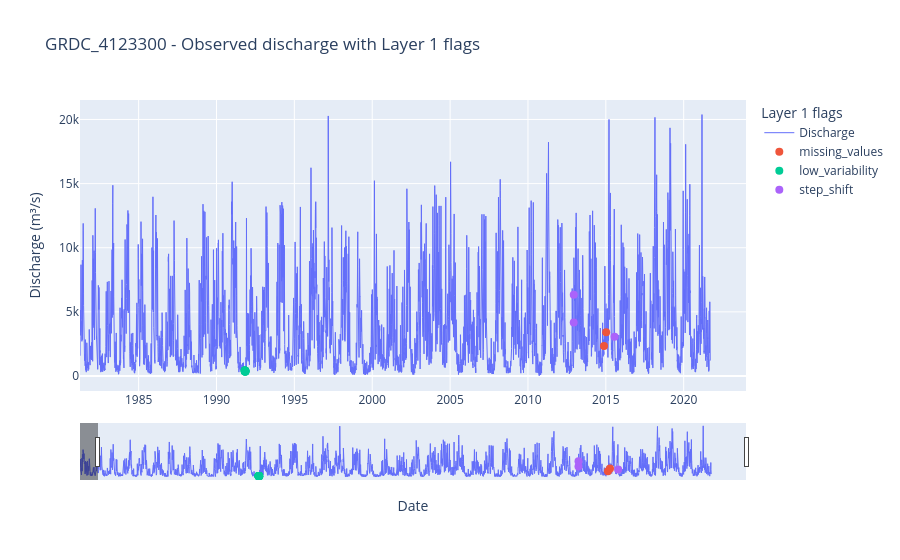
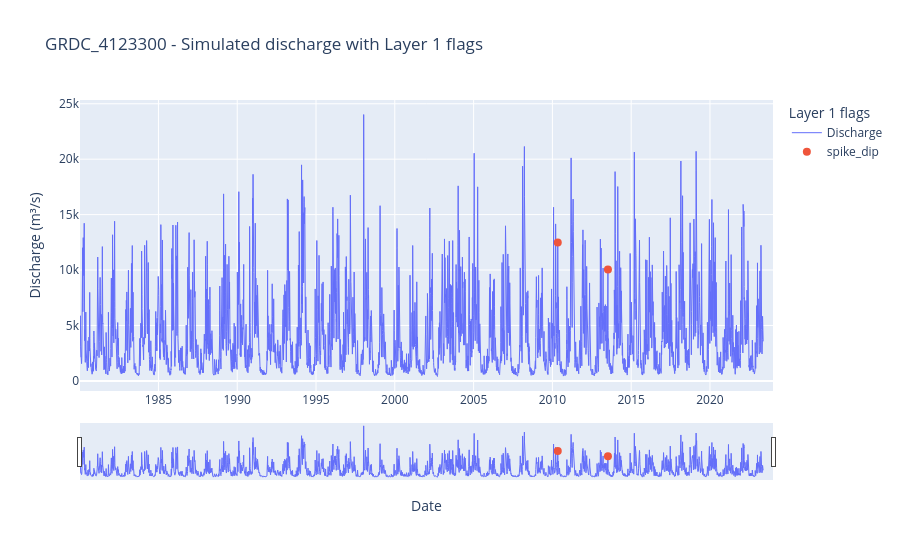
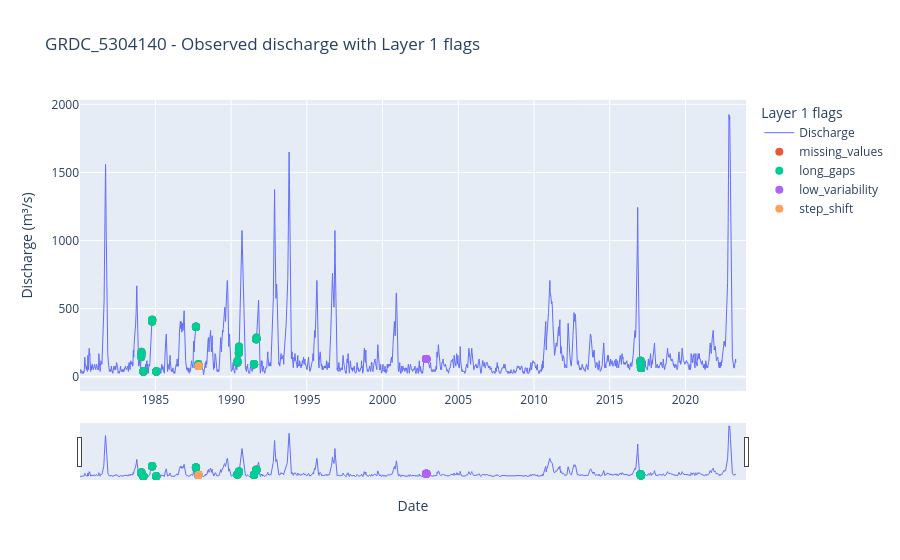
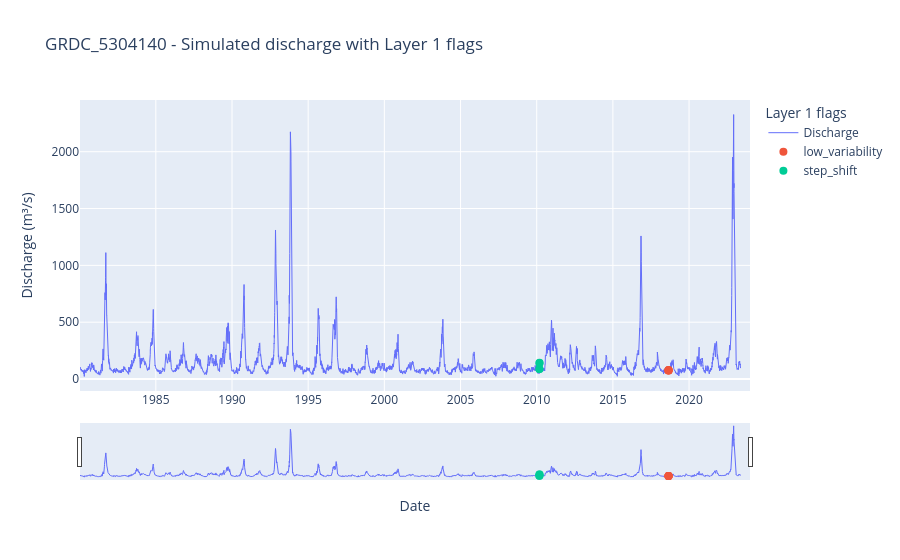

Notebook code cell kept with these figures, in order:
### Code cell
for basin_id, df in basin_data.items():
    obs_results = results_df[
        (results_df["basin_id"] == basin_id)
        & (results_df["series"] == "obs")
    ]

    sim_results = results_df[
        (results_df["basin_id"] == basin_id)
        & (results_df["series"] == "sim")
    ]

    plot_layer1_flags(
        df["Observed_m3s"],
        obs_results,
        title=f"{basin_id} - Observed discharge with Layer 1 flags",
    )

    plot_layer1_flags(
        df["Simulated_m3s"],
        sim_results,
        title=f"{basin_id} - Simulated discharge with Layer 1 flags",
    )

### Figure 1 — Plotly figure (JSON) as saved in the notebook; plotly's stock layout.template omitted (floating-point values rounded to 4 significant figures; data arrays with more than 128 entries replaced by an {"elided": "..."} marker saying what was removed)
{"data": [{"hovertemplate": "Date: %{x}<br>Q: %{y:.4f}<extra></extra>", "line": {"width": 1}, "mode": "lines", "name": "Discharge", "type": "scatter", "x": {"elided": "16063 str values"}, "y": {"elided": "16063 float values"}}, {"customdata": [["Internal missing day count = 2.", null, 2], ["Internal missing day count = 2.", null, 2]], "hovertemplate": "Date: %{x}<br>Q: %{y:.4f}<br>Message: %{customdata[0]}<br>Status: %{customdata[1]}<br>Value: %{customdata[2]}<extra></extra>", "marker": {"size": 8}, "mode": "markers", "name": "missing_values", "type": "scatter", "x": ["2014-11-19T00:00:00.000000", "2015-01-08T00:00:00.000000"], "y": [2333.0, 3411.0]}, {"customdata": [["Low variability uses 21-day rolling CV and rolling range; month-wise lower quantile = 0.01; spell-length threshold learned from series = 20.3 timestep(s); flagged timesteps = 21.", "completed", 21], ["Low variability uses 21-day rolling CV and rolling range; month-wise lower quantile = 0.01; spell-length threshold learned from series = 20.3 timestep(s); flagged timesteps = 21.", "completed", 21], ["Low variability uses 21-day rolling CV and rolling range; month-wise lower quantile = 0.01; spell-length threshold learned from series = 20.3 timestep(s); flagged timesteps = 21.", "completed", 21], ["Low variability uses 21-day rolling CV and rolling range; month-wise lower quantile = 0.01; spell-length threshold learned from series = 20.3 timestep(s); flagged timesteps = 21.", "completed", 21], ["Low variability uses 21-day rolling CV and rolling range; month-wise lower quantile = 0.01; spell-length threshold learned from series = 20.3 timestep(s); flagged timesteps = 21.", "completed", 21], ["Low variability uses 21-day rolling CV and rolling range; month-wise lower quantile = 0.01; spell-length threshold learned from series = 20.3 timestep(s); flagged timesteps = 21.", "completed", 21], ["Low variability uses 21-day rolling CV and rolling range; month-wise lower quantile = 0.01; spell-length threshold learned from series = 20.3 timestep(s); flagged timesteps = 21.", "completed", 21], ["Low variability uses 21-day rolling CV and rolling range; month-wise lower quantile = 0.01; spell-length threshold learned from series = 20.3 timestep(s); flagged timesteps = 21.", "completed", 21], ["Low variability uses 21-day rolling CV and rolling range; month-wise lower quantile = 0.01; spell-length threshold learned from series = 20.3 timestep(s); flagged timesteps = 21.", "completed", 21], ["Low variability uses 21-day rolling CV and rolling range; month-wise lower quantile = 0.01; spell-length threshold learned from series = 20.3 timestep(s); flagged timesteps = 21.", "completed", 21], ["Low variability uses 21-day rolling CV and rolling range; month-wise lower quantile = 0.01; spell-length threshold learned from series = 20.3 timestep(s); flagged timesteps = 21.", "completed", 21], ["Low variability uses 21-day rolling CV and rolling range; month-wise lower quantile = 0.01; spell-length threshold learned from series = 20.3 timestep(s); flagged timesteps = 21.", "completed", 21], ["Low variability uses 21-day rolling CV and rolling range; month-wise lower quantile = 0.01; spell-length threshold learned from series = 20.3 timestep(s); flagged timesteps = 21.", "completed", 21], ["Low variability uses 21-day rolling CV and rolling range; month-wise lower quantile = 0.01; spell-length threshold learned from series = 20.3 timestep(s); flagged timesteps = 21.", "completed", 21], ["Low variability uses 21-day rolling CV and rolling range; month-wise lower quantile = 0.01; spell-length threshold learned from series = 20.3 timestep(s); flagged timesteps = 21.", "completed", 21], ["Low variability uses 21-day rolling CV and rolling range; month-wise lower quantile = 0.01; spell-length threshold learned from series = 20.3 timestep(s); flagged timesteps = 21.", "completed", 21], ["Low variability uses 21-day rolling CV and rolling range; month-wise lower quantile = 0.01; spell-length threshold learned from series = 20.3 timestep(s); flagged timesteps = 21.", "completed", 21], ["Low variability uses 21-day rolling CV and rolling range; month-wise lower quantile = 0.01; spell-length threshold learned from series = 20.3 timestep(s); flagged timesteps = 21.", "completed", 21], ["Low variability uses 21-day rolling CV and rolling range; month-wise lower quantile = 0.01; spell-length threshold learned from series = 20.3 timestep(s); flagged timesteps = 21.", "completed", 21], ["Low variability uses 21-day rolling CV and rolling range; month-wise lower quantile = 0.01; spell-length threshold learned from series = 20.3 timestep(s); flagged timesteps = 21.", "completed", 21], ["Low variability uses 21-day rolling CV and rolling range; month-wise lower quantile = 0.01; spell-length threshold learned from series = 20.3 timestep(s); flagged timesteps = 21.", "completed", 21]], "hovertemplate": "Date: %{x}<br>Q: %{y:.4f}<br>Message: %{customdata[0]}<br>Status: %{customdata[1]}<br>Value: %{customdata[2]}<extra></extra>", "marker": {"size": 8}, "mode": "markers", "name": "low_variability", "type": "scatter", "x": ["1991-10-23T00:00:00.000000", "1991-10-24T00:00:00.000000", "1991-10-25T00:00:00.000000", "1991-10-26T00:00:00.000000", "1991-10-27T00:00:00.000000", "1991-10-28T00:00:00.000000", "1991-10-29T00:00:00.000000", "1991-10-30T00:00:00.000000", "1991-10-31T00:00:00.000000", "1991-11-01T00:00:00.000000", "1991-11-02T00:00:00.000000", "1991-11-03T00:00:00.000000", "1991-11-04T00:00:00.000000", "1991-11-05T00:00:00.000000", "1991-11-06T00:00:00.000000", "1991-11-07T00:00:00.000000", "1991-11-08T00:00:00.000000", "1991-11-09T00:00:00.000000", "1991-11-10T00:00:00.000000", "1991-11-11T00:00:00.000000", "1991-11-12T00:00:00.000000"], "y": [409.3, 382.0, 436.6, 436.6, 436.6, 354.7, 382.0, 382.0, 354.7, 436.6, 409.3, 409.3, 382.0, 409.3, 382.0, 354.7, 382.0, 409.3, 354.7, 354.7, 382.0]}, {"customdata": [["Step-shift candidates = 3; method = 14-day before/after rolling median; threshold learned from step-score Q0.995; requires stable before/after windows and persistent after-level.", "completed", 3], ["Step-shift candidates = 3; method = 14-day before/after rolling median; threshold learned from step-score Q0.995; requires stable before/after windows and persistent after-level.", "completed", 3], ["Step-shift candidates = 3; method = 14-day before/after rolling median; threshold learned from step-score Q0.995; requires stable before/after windows and persistent after-level.", "completed", 3]], "hovertemplate": "Date: %{x}<br>Q: %{y:.4f}<br>Message: %{customdata[0]}<br>Status: %{customdata[1]}<br>Value: %{customdata[2]}<extra></extra>", "marker": {"size": 8}, "mode": "markers", "name": "step_shift", "type": "scatter", "x": ["2012-12-09T00:00:00.000000", "2012-12-10T00:00:00.000000", "2015-07-25T00:00:00.000000"], "y": [4175.0, 6331.0, 3056.0]}], "layout": {"autosize": true, "hovermode": "closest", "legend": {"title": {"text": "Layer 1 flags"}}, "title": {"text": "GRDC_4123300 - Observed discharge with Layer 1 flags"}, "xaxis": {"autorange": false, "range": ["1981-03-28 02:09:06.2069", "2024-01-01"], "rangeslider": {"autorange": true, "range": ["1980-01-10", "2024-01-01"], "visible": true, "yaxis": {"_template": null, "rangemode": "match"}}, "title": {"text": "Date"}, "type": "date"}, "yaxis": {"autorange": true, "range": [-1125.0, 21520.0], "title": {"text": "Discharge (m³/s)"}, "type": "linear"}}}

### Figure 2 — Plotly figure (JSON) as saved in the notebook; plotly's stock layout.template omitted (floating-point values rounded to 4 significant figures; data arrays with more than 128 entries replaced by an {"elided": "..."} marker saying what was removed)
{"data": [{"hovertemplate": "Date: %{x}<br>Q: %{y:.4f}<extra></extra>", "line": {"width": 1}, "mode": "lines", "name": "Discharge", "type": "scatter", "x": {"elided": "16063 str values"}, "y": {"elided": "16063 float values"}}, {"customdata": [["Spike/dip candidates = 2; local deviation threshold learned from Q0.990; neighbour consistency threshold learned from Q0.500; minimum discharge threshold learned from Q0.900.", "completed", 2], ["Spike/dip candidates = 2; local deviation threshold learned from Q0.990; neighbour consistency threshold learned from Q0.500; minimum discharge threshold learned from Q0.900.", "completed", 2]], "hovertemplate": "Date: %{x}<br>Q: %{y:.4f}<br>Message: %{customdata[0]}<br>Status: %{customdata[1]}<br>Value: %{customdata[2]}<extra></extra>", "marker": {"size": 8}, "mode": "markers", "name": "spike_dip", "type": "scatter", "x": ["2010-05-05T00:00:00.000000", "2013-07-11T00:00:00.000000"], "y": [12480.0, 10040.0]}], "layout": {"autosize": true, "hovermode": "closest", "legend": {"title": {"text": "Layer 1 flags"}}, "title": {"text": "GRDC_4123300 - Simulated discharge with Layer 1 flags"}, "xaxis": {"autorange": false, "range": ["1980-01-10", "2024-01-01"], "rangeslider": {"autorange": true, "range": ["1980-01-10", "2024-01-01"], "visible": true, "yaxis": {"_template": null, "rangemode": "match"}}, "title": {"text": "Date"}, "type": "date"}, "yaxis": {"autorange": true, "range": [-910.6, 25340.0], "title": {"text": "Discharge (m³/s)"}, "type": "linear"}}}

### Figure 3 — Plotly figure (JSON) as saved in the notebook; plotly's stock layout.template omitted (floating-point values rounded to 4 significant figures; data arrays with more than 128 entries replaced by an {"elided": "..."} marker saying what was removed)
{"data": [{"hovertemplate": "Date: %{x}<br>Q: %{y:.4f}<extra></extra>", "line": {"width": 1}, "mode": "lines", "name": "Discharge", "type": "scatter", "x": {"elided": "16063 str values"}, "y": {"elided": "16063 float values"}}, {"customdata": {"elided": "351x3 mixed values"}, "hovertemplate": "Date: %{x}<br>Q: %{y:.4f}<br>Message: %{customdata[0]}<br>Status: %{customdata[1]}<br>Value: %{customdata[2]}<extra></extra>", "marker": {"size": 8}, "mode": "markers", "name": "missing_values", "type": "scatter", "x": {"elided": "351 str values"}, "y": {"elided": "351 float values"}}, {"customdata": {"elided": "351x3 mixed values"}, "hovertemplate": "Date: %{x}<br>Q: %{y:.4f}<br>Message: %{customdata[0]}<br>Status: %{customdata[1]}<br>Value: %{customdata[2]}<extra></extra>", "marker": {"size": 8}, "mode": "markers", "name": "long_gaps", "type": "scatter", "x": {"elided": "351 str values"}, "y": {"elided": "351 float values"}}, {"customdata": [["Low variability uses 21-day rolling CV and rolling range; month-wise lower quantile = 0.01; spell-length threshold learned from series = 18.7 timestep(s); flagged timesteps = 19.", "completed", 19], ["Low variability uses 21-day rolling CV and rolling range; month-wise lower quantile = 0.01; spell-length threshold learned from series = 18.7 timestep(s); flagged timesteps = 19.", "completed", 19], ["Low variability uses 21-day rolling CV and rolling range; month-wise lower quantile = 0.01; spell-length threshold learned from series = 18.7 timestep(s); flagged timesteps = 19.", "completed", 19], ["Low variability uses 21-day rolling CV and rolling range; month-wise lower quantile = 0.01; spell-length threshold learned from series = 18.7 timestep(s); flagged timesteps = 19.", "completed", 19], ["Low variability uses 21-day rolling CV and rolling range; month-wise lower quantile = 0.01; spell-length threshold learned from series = 18.7 timestep(s); flagged timesteps = 19.", "completed", 19], ["Low variability uses 21-day rolling CV and rolling range; month-wise lower quantile = 0.01; spell-length threshold learned from series = 18.7 timestep(s); flagged timesteps = 19.", "completed", 19], ["Low variability uses 21-day rolling CV and rolling range; month-wise lower quantile = 0.01; spell-length threshold learned from series = 18.7 timestep(s); flagged timesteps = 19.", "completed", 19], ["Low variability uses 21-day rolling CV and rolling range; month-wise lower quantile = 0.01; spell-length threshold learned from series = 18.7 timestep(s); flagged timesteps = 19.", "completed", 19], ["Low variability uses 21-day rolling CV and rolling range; month-wise lower quantile = 0.01; spell-length threshold learned from series = 18.7 timestep(s); flagged timesteps = 19.", "completed", 19], ["Low variability uses 21-day rolling CV and rolling range; month-wise lower quantile = 0.01; spell-length threshold learned from series = 18.7 timestep(s); flagged timesteps = 19.", "completed", 19], ["Low variability uses 21-day rolling CV and rolling range; month-wise lower quantile = 0.01; spell-length threshold learned from series = 18.7 timestep(s); flagged timesteps = 19.", "completed", 19], ["Low variability uses 21-day rolling CV and rolling range; month-wise lower quantile = 0.01; spell-length threshold learned from series = 18.7 timestep(s); flagged timesteps = 19.", "completed", 19], ["Low variability uses 21-day rolling CV and rolling range; month-wise lower quantile = 0.01; spell-length threshold learned from series = 18.7 timestep(s); flagged timesteps = 19.", "completed", 19], ["Low variability uses 21-day rolling CV and rolling range; month-wise lower quantile = 0.01; spell-length threshold learned from series = 18.7 timestep(s); flagged timesteps = 19.", "completed", 19], ["Low variability uses 21-day rolling CV and rolling range; month-wise lower quantile = 0.01; spell-length threshold learned from series = 18.7 timestep(s); flagged timesteps = 19.", "completed", 19], ["Low variability uses 21-day rolling CV and rolling range; month-wise lower quantile = 0.01; spell-length threshold learned from series = 18.7 timestep(s); flagged timesteps = 19.", "completed", 19], ["Low variability uses 21-day rolling CV and rolling range; month-wise lower quantile = 0.01; spell-length threshold learned from series = 18.7 timestep(s); flagged timesteps = 19.", "completed", 19], ["Low variability uses 21-day rolling CV and rolling range; month-wise lower quantile = 0.01; spell-length threshold learned from series = 18.7 timestep(s); flagged timesteps = 19.", "completed", 19], ["Low variability uses 21-day rolling CV and rolling range; month-wise lower quantile = 0.01; spell-length threshold learned from series = 18.7 timestep(s); flagged timesteps = 19.", "completed", 19]], "hovertemplate": "Date: %{x}<br>Q: %{y:.4f}<br>Message: %{customdata[0]}<br>Status: %{customdata[1]}<br>Value: %{customdata[2]}<extra></extra>", "marker": {"size": 8}, "mode": "markers", "name": "low_variability", "type": "scatter", "x": ["2002-11-12T00:00:00.000000", "2002-11-13T00:00:00.000000", "2002-11-14T00:00:00.000000", "2002-11-15T00:00:00.000000", "2002-11-16T00:00:00.000000", "2002-11-17T00:00:00.000000", "2002-11-18T00:00:00.000000", "2002-11-19T00:00:00.000000", "2002-11-20T00:00:00.000000", "2002-11-21T00:00:00.000000", "2002-11-22T00:00:00.000000", "2002-11-23T00:00:00.000000", "2002-11-24T00:00:00.000000", "2002-11-25T00:00:00.000000", "2002-11-26T00:00:00.000000", "2002-11-27T00:00:00.000000", "2002-11-28T00:00:00.000000", "2002-11-29T00:00:00.000000", "2002-11-30T00:00:00.000000"], "y": [130.9, 130.9, 130.9, 130.9, 130.9, 130.9, 130.9, 130.9, 130.9, 130.9, 130.9, 130.9, 130.9, 130.9, 130.9, 130.9, 130.9, 130.9, 130.9]}, {"customdata": [["Step-shift candidates = 2; method = 14-day before/after rolling median; threshold learned from step-score Q0.995; requires stable before/after windows and persistent after-level.", "completed", 2], ["Step-shift candidates = 2; method = 14-day before/after rolling median; threshold learned from step-score Q0.995; requires stable before/after windows and persistent after-level.", "completed", 2]], "hovertemplate": "Date: %{x}<br>Q: %{y:.4f}<br>Message: %{customdata[0]}<br>Status: %{customdata[1]}<br>Value: %{customdata[2]}<extra></extra>", "marker": {"size": 8}, "mode": "markers", "name": "step_shift", "type": "scatter", "x": ["1987-11-09T00:00:00.000000", "1987-11-10T00:00:00.000000"], "y": [78.56, 78.56]}], "layout": {"autosize": true, "hovermode": "closest", "legend": {"title": {"text": "Layer 1 flags"}}, "title": {"text": "GRDC_5304140 - Observed discharge with Layer 1 flags"}, "xaxis": {"autorange": false, "range": ["1980-01-10", "2024-01-01"], "rangeslider": {"autorange": true, "range": ["1980-01-10", "2024-01-01"], "visible": true, "yaxis": {"_template": null, "rangemode": "match"}}, "title": {"text": "Date"}, "type": "date"}, "yaxis": {"autorange": true, "range": [-99.97, 2031.0], "title": {"text": "Discharge (m³/s)"}, "type": "linear"}}}

### Figure 4 — Plotly figure (JSON) as saved in the notebook; plotly's stock layout.template omitted (floating-point values rounded to 4 significant figures; data arrays with more than 128 entries replaced by an {"elided": "..."} marker saying what was removed)
{"data": [{"hovertemplate": "Date: %{x}<br>Q: %{y:.4f}<extra></extra>", "line": {"width": 1}, "mode": "lines", "name": "Discharge", "type": "scatter", "x": {"elided": "16063 str values"}, "y": {"elided": "16063 float values"}}, {"customdata": [["Low variability uses 21-day rolling CV and rolling range; month-wise lower quantile = 0.01; spell-length threshold learned from series = 4.8 timestep(s); flagged timesteps = 5.", "completed", 5], ["Low variability uses 21-day rolling CV and rolling range; month-wise lower quantile = 0.01; spell-length threshold learned from series = 4.8 timestep(s); flagged timesteps = 5.", "completed", 5], ["Low variability uses 21-day rolling CV and rolling range; month-wise lower quantile = 0.01; spell-length threshold learned from series = 4.8 timestep(s); flagged timesteps = 5.", "completed", 5], ["Low variability uses 21-day rolling CV and rolling range; month-wise lower quantile = 0.01; spell-length threshold learned from series = 4.8 timestep(s); flagged timesteps = 5.", "completed", 5], ["Low variability uses 21-day rolling CV and rolling range; month-wise lower quantile = 0.01; spell-length threshold learned from series = 4.8 timestep(s); flagged timesteps = 5.", "completed", 5]], "hovertemplate": "Date: %{x}<br>Q: %{y:.4f}<br>Message: %{customdata[0]}<br>Status: %{customdata[1]}<br>Value: %{customdata[2]}<extra></extra>", "marker": {"size": 8}, "mode": "markers", "name": "low_variability", "type": "scatter", "x": ["2018-08-25T00:00:00.000000", "2018-08-26T00:00:00.000000", "2018-08-27T00:00:00.000000", "2018-08-28T00:00:00.000000", "2018-08-29T00:00:00.000000"], "y": [76.2, 76.42, 77.02, 79.34, 75.19]}, {"customdata": [["Step-shift candidates = 4; method = 14-day before/after rolling median; threshold learned from step-score Q0.995; requires stable before/after windows and persistent after-level.", "completed", 4], ["Step-shift candidates = 4; method = 14-day before/after rolling median; threshold learned from step-score Q0.995; requires stable before/after windows and persistent after-level.", "completed", 4], ["Step-shift candidates = 4; method = 14-day before/after rolling median; threshold learned from step-score Q0.995; requires stable before/after windows and persistent after-level.", "completed", 4], ["Step-shift candidates = 4; method = 14-day before/after rolling median; threshold learned from step-score Q0.995; requires stable before/after windows and persistent after-level.", "completed", 4]], "hovertemplate": "Date: %{x}<br>Q: %{y:.4f}<br>Message: %{customdata[0]}<br>Status: %{customdata[1]}<br>Value: %{customdata[2]}<extra></extra>", "marker": {"size": 8}, "mode": "markers", "name": "step_shift", "type": "scatter", "x": ["2010-03-06T00:00:00.000000", "2010-03-07T00:00:00.000000", "2010-03-08T00:00:00.000000", "2010-03-09T00:00:00.000000"], "y": [87.21, 88.51, 138.6, 143.1]}], "layout": {"autosize": true, "hovermode": "closest", "legend": {"title": {"text": "Layer 1 flags"}}, "title": {"text": "GRDC_5304140 - Simulated discharge with Layer 1 flags"}, "xaxis": {"autorange": true, "range": ["1980-01-10", "2024-01-01"], "rangeslider": {"autorange": true, "range": ["1980-01-10", "2024-01-01"], "visible": true, "yaxis": {"_template": null, "rangemode": "match"}}, "title": {"text": "Date"}, "type": "date"}, "yaxis": {"autorange": true, "range": [-105.2, 2455.0], "title": {"text": "Discharge (m³/s)"}, "type": "linear"}}}
